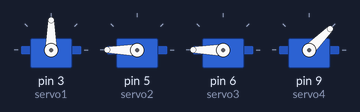
A sketch run on a simulated Arduino Uno, built with avr-gcc and run on an emulated ATmega328P. Parts: 4 × servo.

Above: at 0.05 s.
At 1.5 s:
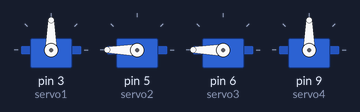
At 3.0 s:
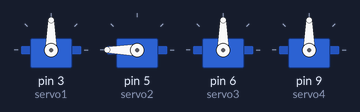
At 4.5 s:
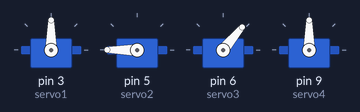
At 6.0 s:
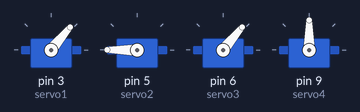
Timing chart, 0 to 7.8 s (numbered marks = the images above):
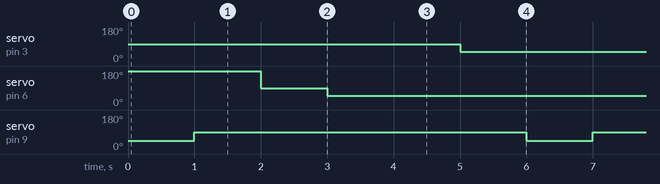

The sketch:

Robotic-Arm.ino
```cpp
#include <Servo.h>

Servo servo1;
Servo servo2;
Servo servo3;
Servo servo4;

void setup() {
  servo1.attach(3);
  servo2.attach(5);
  servo3.attach(6);
  servo4.attach(9);
  servo1.write(90);
  servo2.write(180);
  servo3.write(230);
  servo4.write(90);
}

void loop() {
  servo4.write(45);
  delay(1000);
  servo4.write(90);
  delay(1000);
  servo3.write(90);
  delay(1000);
  servo3.write(50);
  delay(1000);
  servo1.write(90);
  delay(1000);
  servo1.write(50);
  delay(1000);
}
```

Measured:
- by itself, servo on pin 3 (servo1), servo on pin 6 (servo3): alternates 90° for 1.0 s and 50° for 5.0 s
- by itself, servo on pin 9 (servo4): alternates 90° for 5.0 s and 45° for 1.0 s
